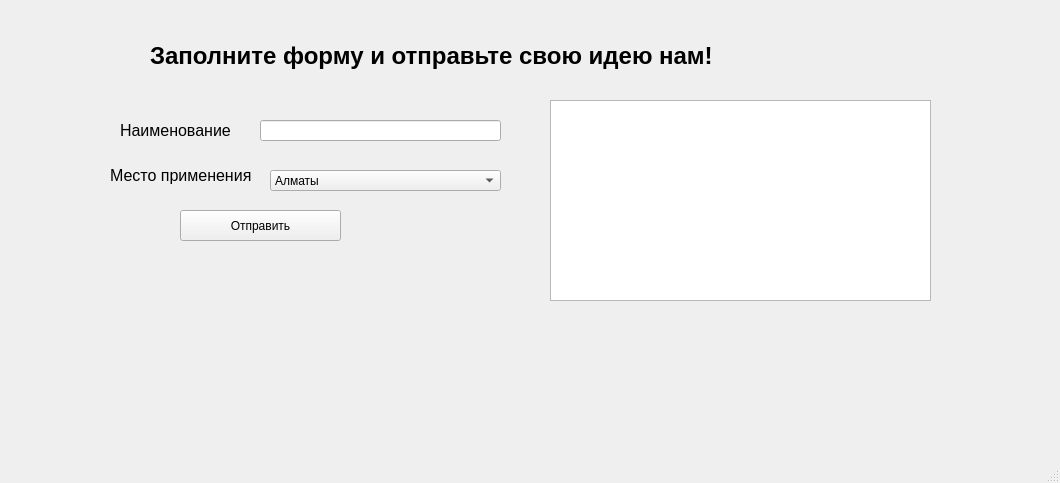
<?xml version="1.0" encoding="UTF-8"?>
<ui version="4.0">
 <class>MainWindow</class>
 <widget class="QMainWindow" name="MainWindow">
  <property name="geometry">
   <rect>
    <x>0</x>
    <y>0</y>
    <width>1060</width>
    <height>483</height>
   </rect>
  </property>
  <property name="windowTitle">
   <string>Рационализаторство</string>
  </property>
  <widget class="QWidget" name="centralwidget">
   <widget class="QComboBox" name="comboBox">
    <property name="geometry">
     <rect>
      <x>270</x>
      <y>170</y>
      <width>231</width>
      <height>21</height>
     </rect>
    </property>
    <item>
     <property name="text">
      <string>Алматы</string>
     </property>
    </item>
    <item>
     <property name="text">
      <string>Астана</string>
     </property>
    </item>
    <item>
     <property name="text">
      <string>Шымкент</string>
     </property>
    </item>
    <item>
     <property name="text">
      <string>Актау</string>
     </property>
    </item>
   </widget>
   <widget class="QLabel" name="label">
    <property name="geometry">
     <rect>
      <x>150</x>
      <y>20</y>
      <width>581</width>
      <height>71</height>
     </rect>
    </property>
    <property name="font">
     <font>
      <family>Arial</family>
      <pointsize>18</pointsize>
      <weight>75</weight>
      <bold>true</bold>
     </font>
    </property>
    <property name="text">
     <string>Заполните форму и отправьте свою идею нам!</string>
    </property>
   </widget>
   <widget class="QPushButton" name="pushButton">
    <property name="geometry">
     <rect>
      <x>180</x>
      <y>210</y>
      <width>161</width>
      <height>31</height>
     </rect>
    </property>
    <property name="text">
     <string>Отправить</string>
    </property>
   </widget>
   <widget class="QLineEdit" name="lineEdit">
    <property name="geometry">
     <rect>
      <x>260</x>
      <y>120</y>
      <width>241</width>
      <height>21</height>
     </rect>
    </property>
   </widget>
   <widget class="QLabel" name="label_2">
    <property name="geometry">
     <rect>
      <x>120</x>
      <y>100</y>
      <width>131</width>
      <height>61</height>
     </rect>
    </property>
    <property name="font">
     <font>
      <family>Arial</family>
      <pointsize>12</pointsize>
     </font>
    </property>
    <property name="text">
     <string>Наименование</string>
    </property>
   </widget>
   <widget class="QLabel" name="label_3">
    <property name="geometry">
     <rect>
      <x>110</x>
      <y>150</y>
      <width>141</width>
      <height>51</height>
     </rect>
    </property>
    <property name="font">
     <font>
      <family>Arial</family>
      <pointsize>12</pointsize>
     </font>
    </property>
    <property name="text">
     <string>Место применения</string>
    </property>
   </widget>
   <widget class="QPlainTextEdit" name="plainTextEdit">
    <property name="geometry">
     <rect>
      <x>550</x>
      <y>100</y>
      <width>381</width>
      <height>201</height>
     </rect>
    </property>
   </widget>
  </widget>
  <widget class="QMenuBar" name="menubar">
   <property name="geometry">
    <rect>
     <x>0</x>
     <y>0</y>
     <width>1060</width>
     <height>26</height>
    </rect>
   </property>
  </widget>
  <widget class="QStatusBar" name="statusbar"/>
 </widget>
 <resources/>
 <connections/>
</ui>
